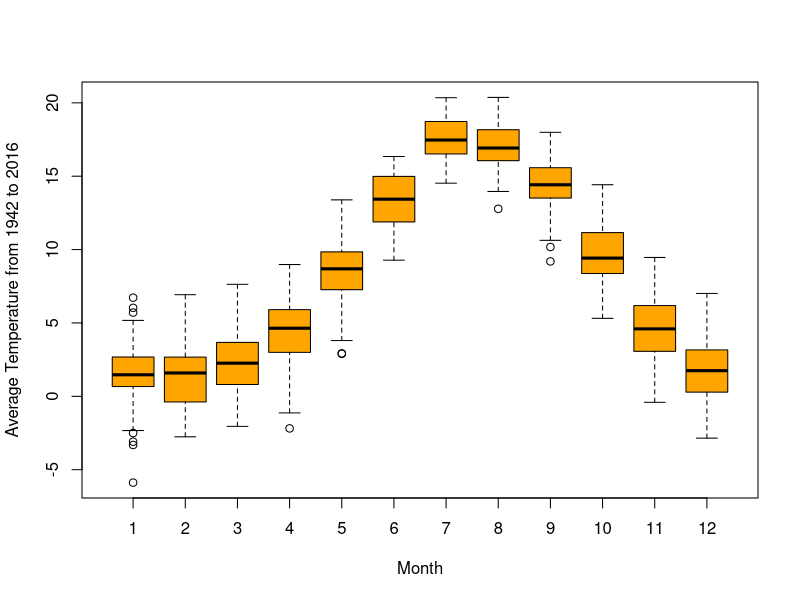
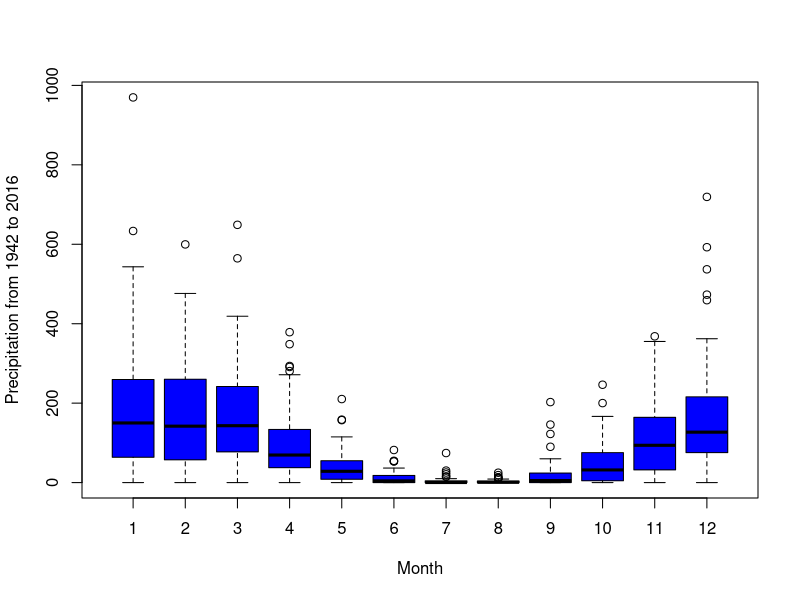
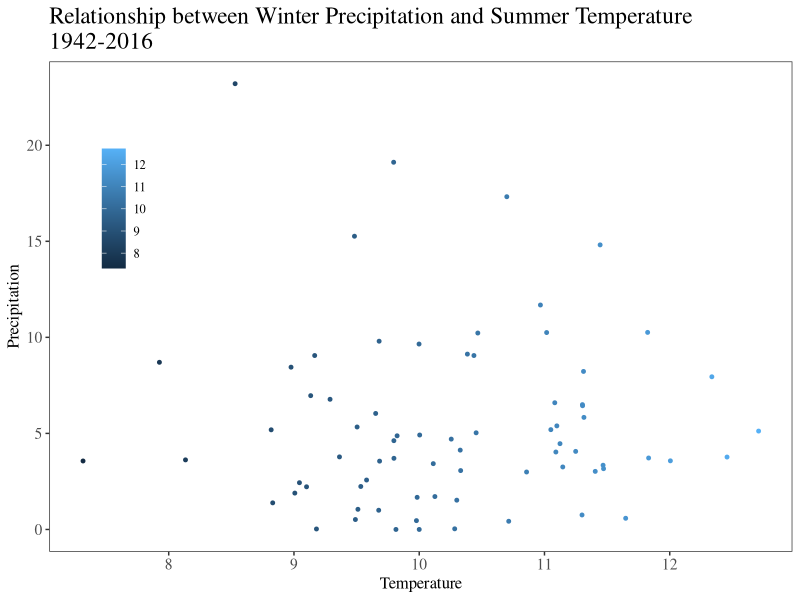

Recreate these plots in R, in order.
## ---- chunk 1

clim=read.table("clim.txt", header = TRUE)

# Monthly Average Temperature Boxplot
View(clim)
Aggdat <- aggregate(clim,by=list(clim$month,clim$year),FUN="mean")
Aggdat$mean <- (Aggdat$tmin+Aggdat$tmax)/2

boxplot(Aggdat$mean~Aggdat$month,
  ylab="Average Temperature from 1942 to 2016",
  xlab="Month", col="orange")

# Monthly Precipitation Boxplot 
clim2 <- clim[,2:7]
Agg2 <- aggregate(clim2, by=list(clim2$month,clim2$year), FUN="sum")

boxplot(Agg2$rain~Aggdat$month,
  ylab="Precipitation from 1942 to 2016",
  xlab="Month", col="blue")

# Aggregate precipitation by year
Agg3<- aggregate(clim2, by=list(clim2$year), FUN="sum")

#Wettest Year
wettest=which.max(Agg3$rain)
Agg3[wettest,]
Agg3[wettest,c("Group.1","rain")]
Agg3$year=as.integer(Agg3$Group.1)
Agg3$rain=as.integer(Agg3$rain)
Agg3[wettest,c("year","rain")]

#Driest Year
driest=which.min(Agg3$rain)
Agg3[driest,]
Agg3[driest,c("Group.1","rain")]
Agg3$year=as.integer(Agg3$Group.1)
Agg3$rain=as.integer(Agg3$rain)
Agg3[driest,c("year","rain")]



## ---- chunk 2
#Season
clim2$Season <- ifelse(clim2$month <= 5 & clim2$month >= 3, 1, ifelse(clim2$month <= 8, 2,(ifelse(clim2$month <= 11, 3, 4))))

#Wettest Season
Agg4<- aggregate(clim2,by=list(clim2$Season,clim2$year),FUN="sum")

wet=which.max(Agg4$rain)
Agg4[wet,]
Agg4[wet,c("Group.1","Group.2","rain")]
Agg4$Season=as.integer(Agg4$Group.1)
Agg4$year=as.integer(Agg4$Group.2)
Agg4$rain=as.integer(Agg4$rain)
Agg4[wet,c("Season","year","rain")]

#Driest Year
dry=which.min(Agg4$rain)
Agg4[dry,]
Agg4[dry,c("Group.1","Group.2","rain")]
Agg4$Season=as.integer(Agg4$Group.1)
Agg4$year=as.integer(Agg4$Group.2)
Agg4$rain=as.integer(Agg4$rain)
Agg4[dry,c("Season","year","rain")]

## Relationship between Precipitation and Temperature 
Agg5 <- aggregate(clim2, by=list(clim2$Season, clim2$year), FUN="mean")
Agg5$Temperature <- (Agg5$tmax + Agg5$tmin)/2
SummerT <- subset(Agg5, Season == 2)
ST <- SummerT[,c(2,10)]
colnames(ST) <- c("Year", "Temperature")
WinterP <- subset(Agg5, Season == 4)
WP <- WinterP[,c(2,5)]
colnames(WP) <- c("Year", "Precipitation")
Relation <- merge(ST, WP,by="Year")

library(ggplot2)
ggplot(Relation, aes(Temperature, Precipitation))+
  geom_point(size=1, aes(color=Temperature))+
  xlab("Temperature")+
  ylab("Precipitation")+
  ggtitle("Relationship between Winter Precipitation and Summer Temperature \n1942-2016")+
  theme_bw()+
  theme(text=element_text(family="Times", size=14),panel.grid.major=element_blank(),panel.grid.minor=element_blank(), axis.title.x=element_text(size=12), axis.title.y=element_text(size=12))+
   theme(legend.position=c(0.1,0.7),legend.box=NULL, legend.key=element_blank(), legend.text=element_text(size=9), legend.title=element_blank())

#Figure Comment 
#Graph shows that there is not too obvious relation between winter precipitation and summer temperature. However, we still can notice that some of low summer temperature leads to high precipitation in winter, whihle more high temperature contributes to low precipitation. Better understand this relationship between summer temperature and winter precipitation can help scientist forecast climte and response to the unexpected climate change.



